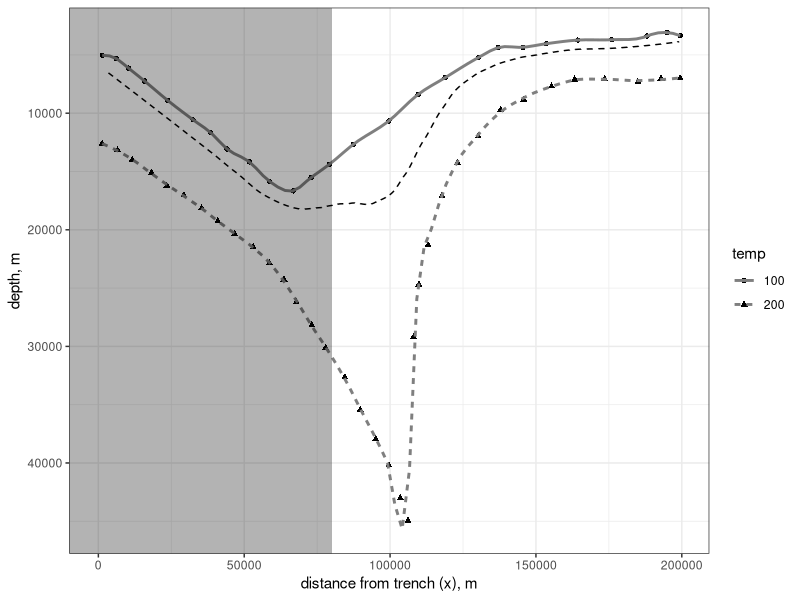
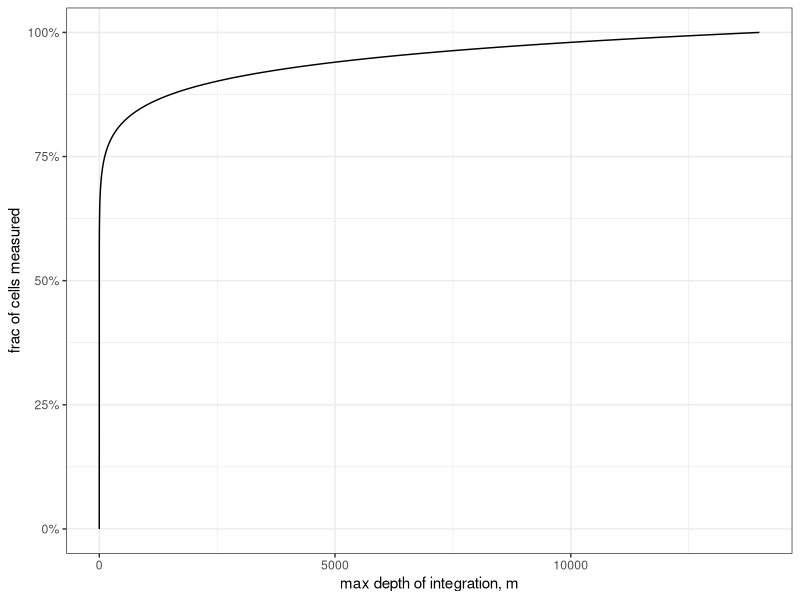

Here is the R script that generated these plots, in order:
## ---- chunk 1
library(tidyverse)
library(readxl)
theme_set(theme_bw())
## ---- chunk 2
d <- readxl::read_xlsx("data/Harris 2010 isotherm paper.xlsx", sheet = "Sheet1") %>%
  filter(!is.na(x.km)) %>%
  mutate(temp = as.factor(temp),
         x.m = x.km * 1000,
         z.m = z.km * 1000)

# Now empirically fit a spline to each isotherm, and then calculate the 122 C isotherm as 22% of the way from teh 100 to the 200 isotherm
# make_loess <- function(x) loess(z.m ~ x.m, data = x)
# splines <- d %>%
#   group_by(temp) %>%
#   nest() %>%
#   map(data, make_loess) # wtf map(), why u no work?
x.m.max <- max(d$x.m)
my.span <- 0.175
spline_100 <- loess(z.m ~ x.m, data = d %>% filter(temp == "100"), span = my.span)
spline_200 <- loess(z.m ~ x.m, data = d %>% filter(temp == "200"), span = my.span) 

# Predict the spline values at every 1-m interval (which is overkill, but saves me multiplying by a constant)
grid <- data.frame(x.m = seq(from = 0, to = x.m.max, by = 1))
preds.100 <- predict(spline_100, newdata = grid)
preds.200 <- predict(spline_200, newdata = grid)
preds.122 <- preds.100 + 0.22*(preds.200 - preds.100)

d_pred <- data.frame(x.m = grid$x.m, z.pred.122 = preds.122)

# Note that this is kinda janky. THe proper thing to do would be to interpolate the contour lines
# for which there are several R packages (contoureR, gr.devices::contourLines) that might work
set.seed(2112)
spline.122 <- loess(z.pred.122 ~ x.m, data = d_pred %>% slice_sample(n = 200), span = 0.3)
z.pred.122.smooth <- predict(spline.122, newdata = grid)
d_pred <- d_pred %>% 
  mutate(z.pred.122.smooth = z.pred.122.smooth)

p_isotherms <- ggplot() +
  geom_point(data = d, aes(x=x.m, y=z.m, shape = temp)) + 
  geom_smooth(data = d, aes(x=x.m, y=z.m, linetype = temp), method = "loess", se=FALSE, span = 0.175, colour = "gray50") +
  #geom_line(data = d_pred, aes(x=x.m, y=z.pred.122), linetype = 2) +
  geom_line(data = d_pred, aes(x=x.m, y=z.pred.122.smooth), linetype = 2) +
  #geom_vline(xintercept = 80000, linetype =3) + 
  geom_rect(data = data.frame(xmin = -Inf, xmax = 80000, ymin = -Inf, ymax = Inf), aes(xmin = xmin, xmax = xmax, ymin = ymin, ymax = ymax), fill = "black", alpha = 0.3) + 
  scale_x_continuous(name  = "distance from trench (x), m") +
  scale_y_reverse(name = "depth, m") 
print(p_isotherms)
## ---- chunk 3
calc_c_col <- function(z.iso, A.m, B) {
  c.col <- 10^A.m*z.iso^(B+1) / (B+1)
  c.col
}
## ---- chunk 4
# Parameters
A.m <- 8.16 + 6
B <- -0.94
y.m <- 273.427 * 1000 # along-trench width of the integration box
# Calculate c_col for each depth
d_pred <- d_pred %>%
  mutate(c.col = calc_c_col(z.iso = z.pred.122.smooth, A.m = A.m, B = B),
         c.cross.section = c.col * y.m) 
## ---- chunk 5
n.cells <- sum(d_pred$c.cross.section[d_pred$x.m >= 80*1000], na.rm = TRUE) # the last half kilometer is NA - it doesn't matter numerically, but I don't know why off the top of my head
## ---- chunk 6
calc_cells <- function(d_pred = d_pred, A.m, B = B, y.m = y.m) { # d_pred and y.m defined above
  d_pred <- d_pred %>%
  mutate(c.col = calc_c_col(z.iso = z.pred.122.smooth, A.m = A.m, B = B),
         c.cross.section = c.col * y.m) 
  n.cells <- sum(d_pred$c.cross.section[d_pred$x.m >= 80*1000], na.rm = TRUE)
  n.cells
}
## ---- chunk 7
lo.cells <- calc_cells(d_pred = d_pred, A.m = 14.08, B = -0.875, y.m = y.m)
hi.cells <- calc_cells(d_pred = d_pred, A.m = 14.31, B = -0.975, y.m = y.m)
## ---- chunk 8
vol <- y.m * sum(d_pred$z.pred.122.smooth[d_pred$x.m >= 80*1000], na.rm = TRUE)
## ---- chunk 9
c.est <- 273000 * (max(d_pred$x.m, na.rm = TRUE) - 80000) * 10^14.16 * 100^0.06 / 0.06
## ---- chunk 10
z <- 0:14000
c.col <- calc_c_col(z, A.m = A.m, B = B)
c.frac <- c.col / max(c.col, na.rm = TRUE)

dfc <- data.frame(z = z, c.frac = c.frac)
ggplot(dfc, aes(x = z, y = c.frac)) +
  geom_line() +
  scale_y_continuous(labels = scales::label_percent()) +
  xlab("max depth of integration, m") + 
  ylab("frac of cells measured")
